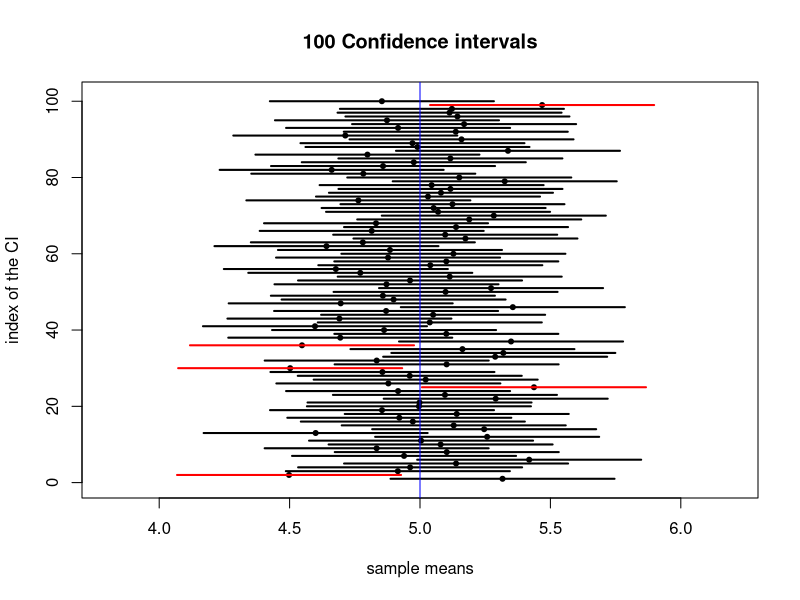

Recreate this plot in R.
## ---- chunk 1

## ---- chunk 2

## ---- chunk 3

## ---- chunk 4

## ---- chunk 5
library(dplyr)
## ---- chunk 6

## ---- chunk 7

## ---- chunk 8
ci_95_norm <- function(n){
  samp <- rnorm(n, mean = 3, sd = 1.2)
  return(conf_inf(samp))
}



# set.seed(2020)
# B <- 10000
# n <- 50
# CI_95_exp <- replicate(B,
#                            {samp <- rexp(n, rate = 2)
#                            mean_inside_CI(samp, pop_mu =______ , pop_sig = _____)
#                            })
# mean( _____ ) #calculate mean CI_95_exp to get empirical expected values
## ---- chunk 9

## ---- chunk 10

## ---- chunk 11
CI_95 <- function(samp, sig){
  z <- qnorm(0.025, lower.tail = FALSE)
  upper <- mean(samp) + z*sig/sqrt(length(samp))
  lower <- mean(samp) - z*sig/sqrt(length(samp))
  return(c(lower, upper))
}
## ---- chunk 12
plot_CI_95 <- function(seed){
  B <- 100
  n <- 30
  mu <- 5
  sig <- 1.2
  set.seed(seed)
  #extract upper bound of CI's
  x_1 <- replicate(B,
                         {samp <- rnorm(n, mean = mu, sd = sig )
                         max(CI_95(samp, sig))
                         }
                         )
  #extract lower bound of CI's
  set.seed(seed)
  x_0 <- replicate(B,
                         {samp <- rnorm(n, mean = mu, sd = sig )
                         min(CI_95(samp, sig))
                         }
                         )
  set.seed(seed)
  means <- replicate(B, mean(rnorm(n, mean = mu, sd = sig)))
 
  plot(means, 1:B, 
       pch = 20,
      xlim = c(mu - sig, mu + sig), 
      ylim = c(0,B+1),
      xlab = "sample means",
      ylab = "index of the CI",
      main = paste(B, "Confidence intervals"))
  for (i in 1:B){
  if(between(mu, x_0[i], x_1[i])){
  segments(x_0[i], i, x_1[i], i, lwd = 2) #plot CI's that contain the mean in black
    }
  else
    {
    segments(x_0[i], i, x_1[i], i, col = "red", lwd = 2) #plot CI's that don't contain the mean in red
    }
    }
abline(v=mu, col = "blue") #plot a vertical line at the population mean
}

plot_CI_95(402)
## ---- chunk 13
# seeds <- c(_________) #choose six different seed values
# par(mfrow = c(1,2))
# for (i in seeds){
#   plot_CI_95(____)
# }
## ---- chunk 14

## ---- chunk 15

## ---- chunk 16
# alpha <- ____
# beta <- ___
# sig <- ____
# 
# x_fixed <- round(seq(3, 8, length.out = 15), 2)
# Y <- function(______){}

#Random Samples for Simple Linear Regression.

#Assume the true regression line is y = 2+3x

## ---- chunk 17
# a_hat <- function(){}
# 
# b_hat <- function(){}
# 
# v_hat <- function(){}
# 
Y_hat <- function(samp, x){
  return(alpha_hat(samp) + beta_hat(samp)*x)
}
## ---- chunk 18

## ---- chunk 19
